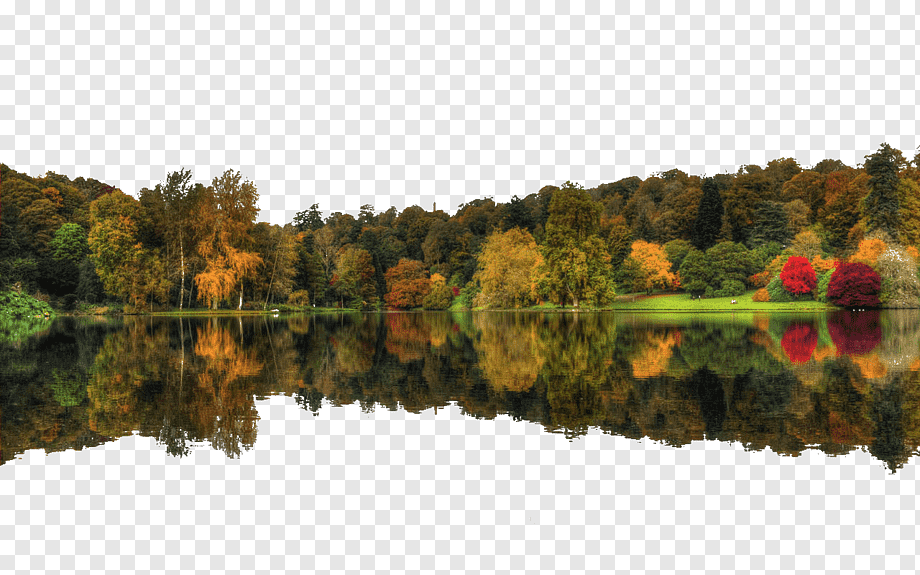
#> input picture autumn1.png, 920 x 575 px
$ python module_11_1.py
#> lines starting #> are read from the running program, lines starting #| are printed output that depends on the picture
import requests
import pandas as pd
import numpy as np
import matplotlib.pyplot as plt
from PIL import Image

# [48 lines of commented-out code are left out]
filename = "autumn1.png"
with Image.open(filename) as img:
#> img is the input picture: PIL image 920x575 P; mean R, G, B 174, 168.3, 151.7
    img.load()
print(img.size)
#| (920, 575)
img.getbands()
cropped_img = img.crop((120, 75, 800, 500)) # кропнутое изображение
# cropped_img.show()

low_res_img = cropped_img.resize((cropped_img.width // 2, cropped_img.height // 2)) # кроп более простым способом
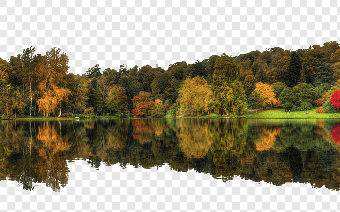
#> low_res_img: PIL image 340x212 P; mean R, G, B 154.6, 147.4, 125.2
# low_res_img.show()
rotated_img = cropped_img.rotate(45, expand=True) # повернуть на 45% с сохранением углов
gray_img = rotated_img.convert("L")  # ч/б
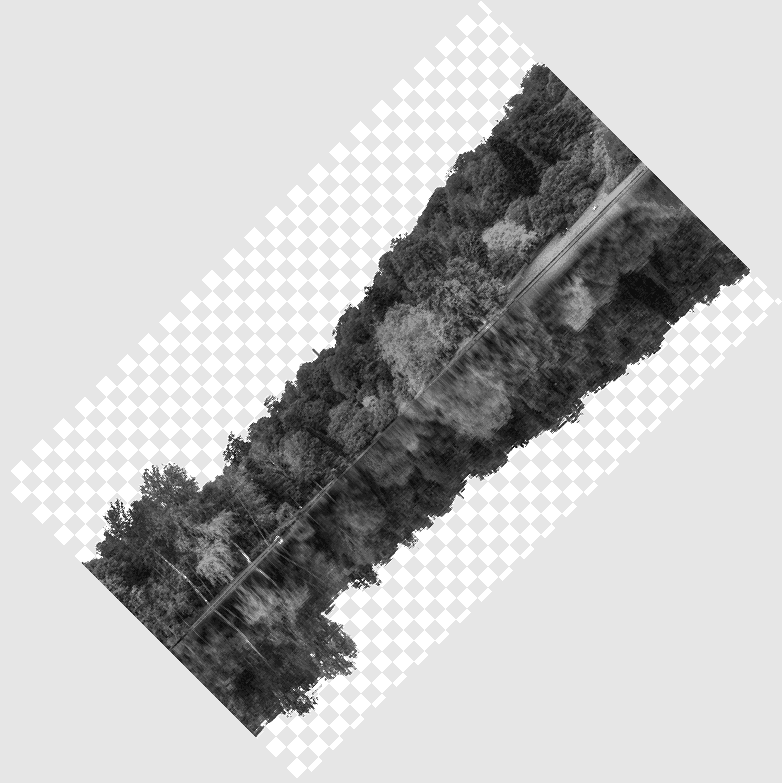
#> gray_img: PIL image 782x783 L; min 14, max 255, mean 190.9
cmyk_img = rotated_img.convert("CMYK")
# gray_img.show()
low_res_img.save('low_res_img.png')
print(img.getbands())
#| ('P',)
print(cmyk_img.getbands())
#| ('C', 'M', 'Y', 'K')
print(gray_img.getbands())
#| ('L',)

# # red, green, blue = img.split()
red, green, blue, black = cmyk_img.split()
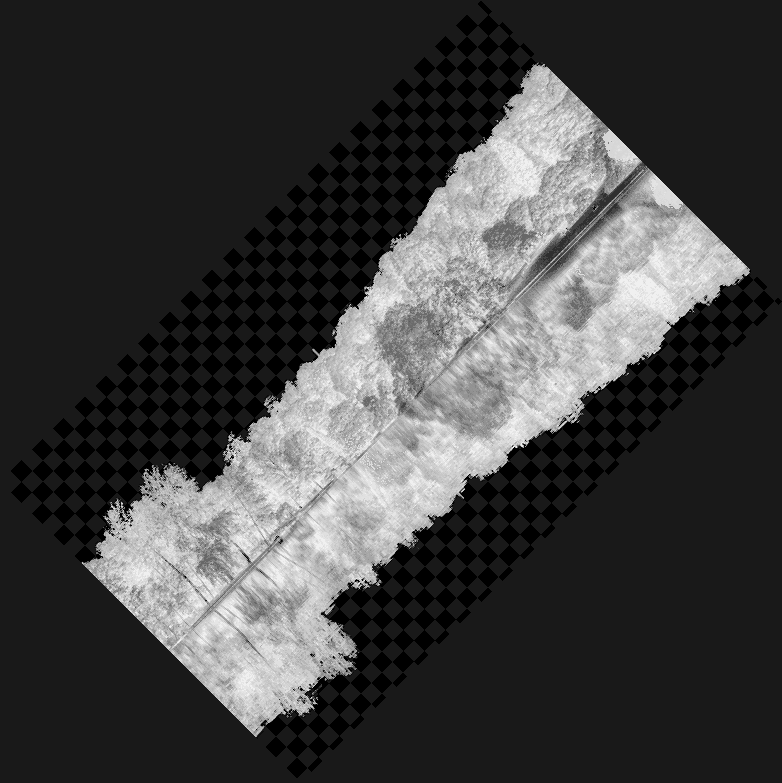
#> green: PIL image 782x783 L; min 0, max 240, mean 63.9
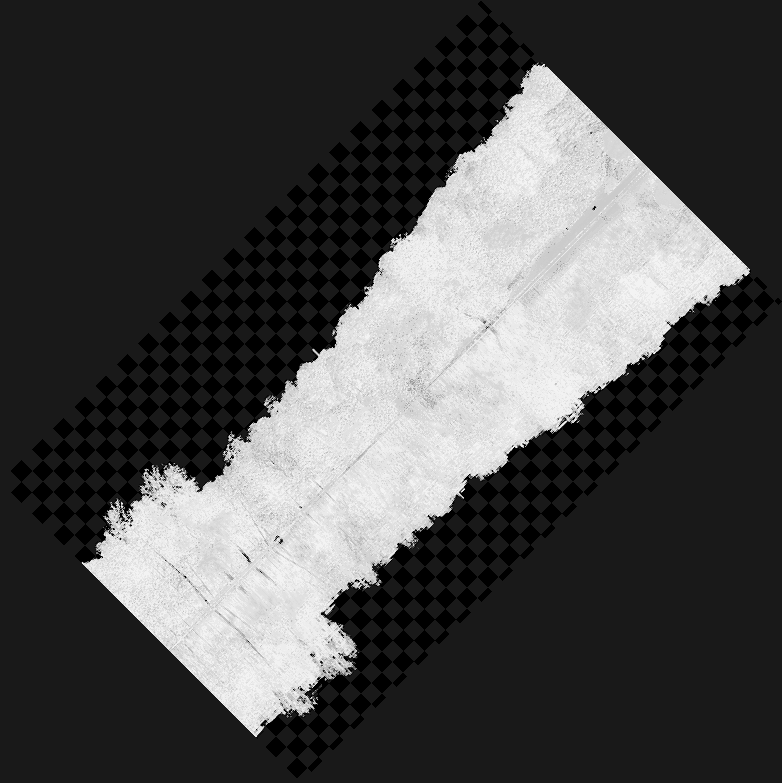
#> blue: PIL image 782x783 L; min 0, max 243, mean 74.4
#> black: PIL image 782x783 L; every value is 0
zeroed_band = red.point(lambda _: 0)

red_merge = Image.merge("RGB", (red, zeroed_band, zeroed_band))
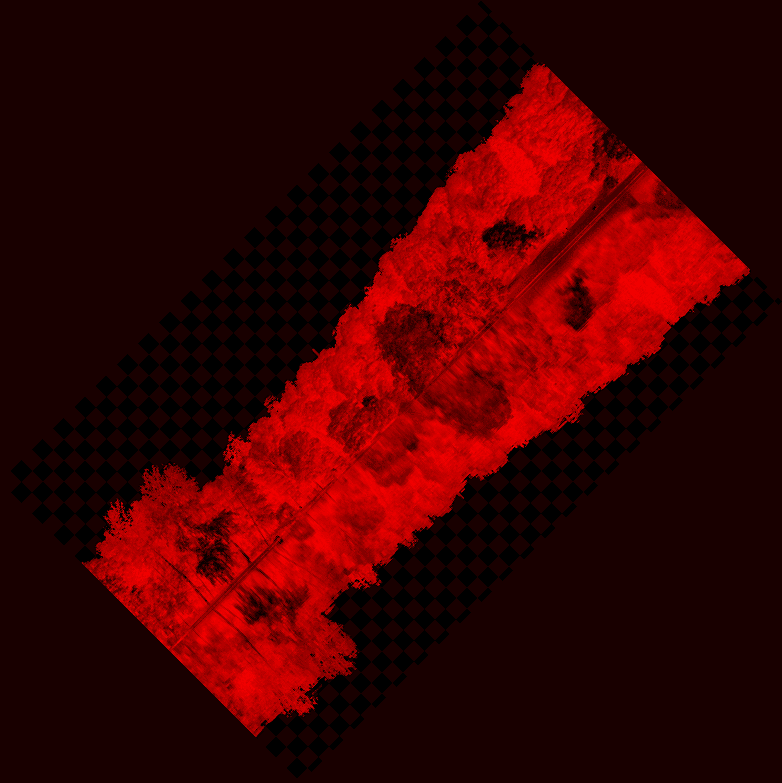
#> red_merge: PIL image 782x783 RGB; mean R, G, B 60.5, 0, 0
green_merge = Image.merge("RGB", (zeroed_band, green, zeroed_band))
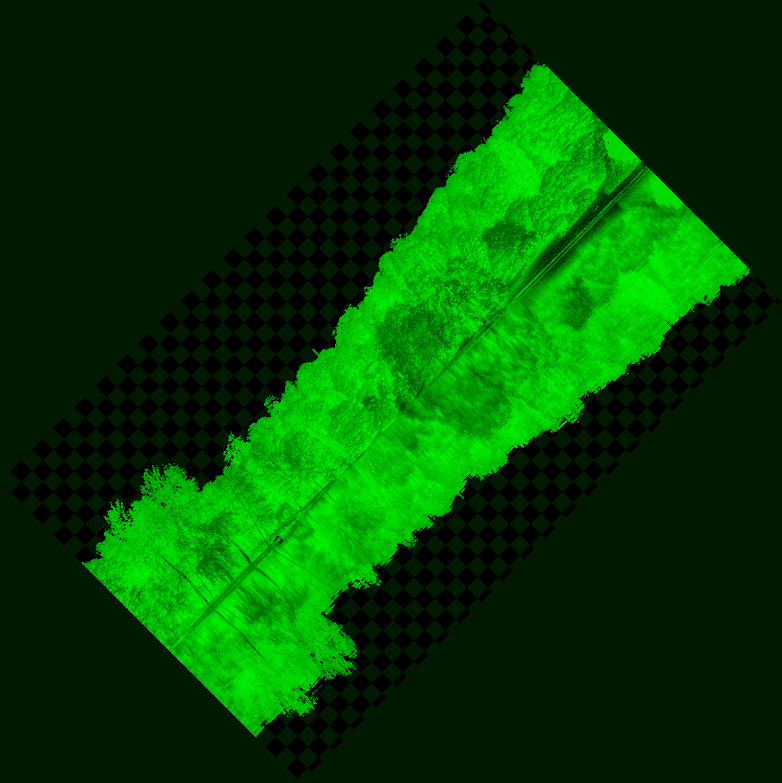
#> green_merge: PIL image 782x783 RGB; mean R, G, B 0, 63.9, 0
blue_merge = Image.merge("RGB", (zeroed_band, zeroed_band, blue))
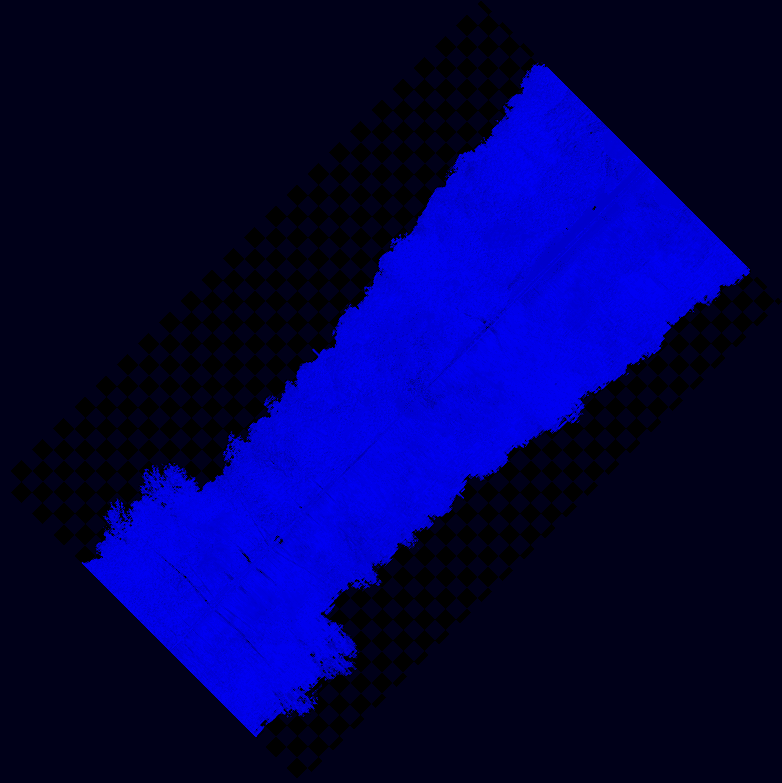
#> blue_merge: PIL image 782x783 RGB; mean R, G, B 0, 0, 74.4


red_merge.show()
green_merge.show()
blue_merge.show()
red_merge.save('red.jpg')
green_merge.save('green.jpg')
blue_merge.save('blue.jpg')
